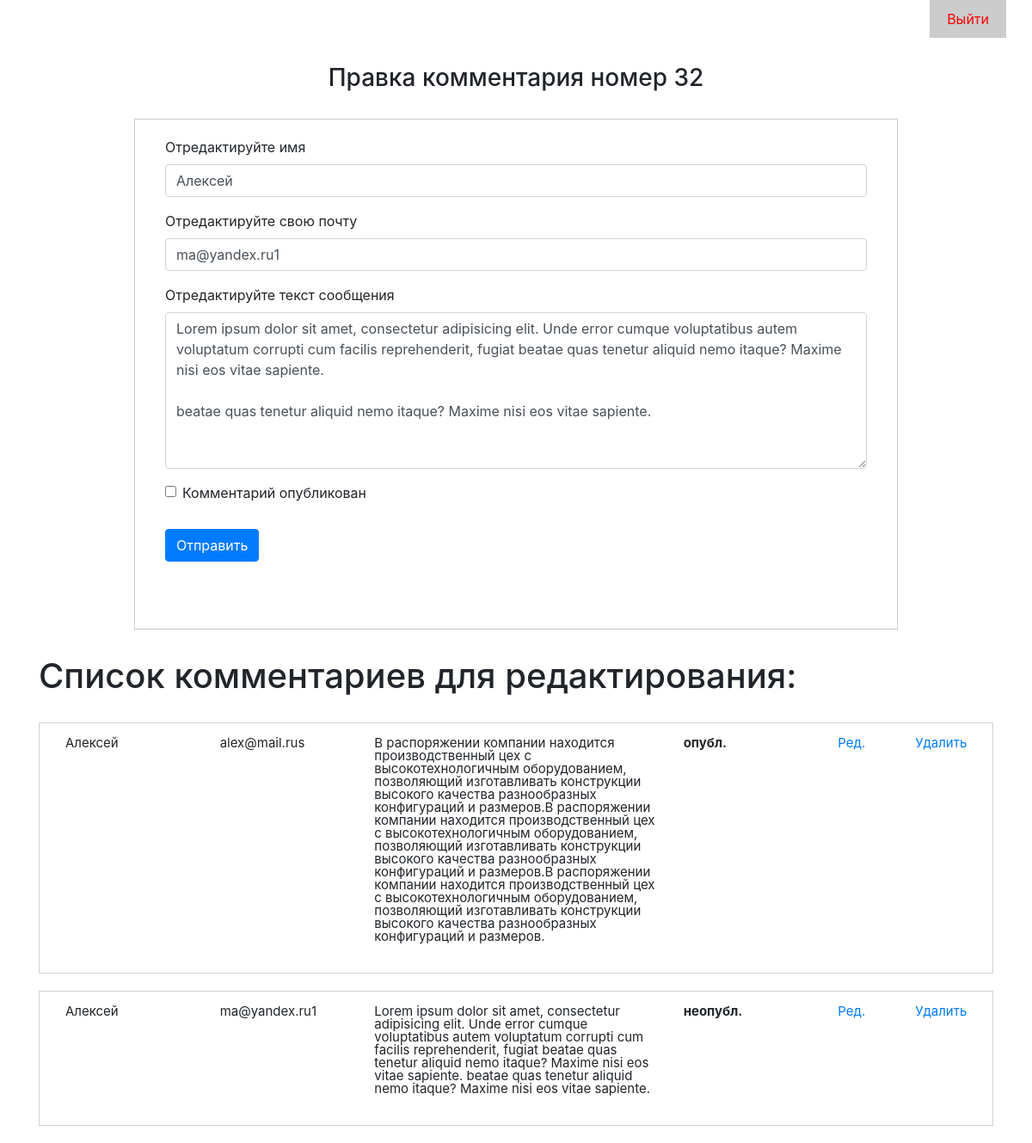
Screenshot of /admin/index.php?edit=32 (signed in) with the database file from the repository.
### tables this page shows
CREATE TABLE `comments` (
  `id` int(5) UNSIGNED NOT NULL,
  `name` varchar(100) DEFAULT NULL,
  `email` varchar(100) NOT NULL,
  `text` text NOT NULL,
  `publish` int(1) UNSIGNED NOT NULL DEFAULT '0'
);

### classes/Admin.php (called while the page is built, shortened)
<?php
class Admin{
	public function getComments() {
        include '../admin/list_comments.php';
	}
}

### admin/list_comments.php (the view)
<? include '../config/config.php';
   $comm = mysqli_query($db, "SELECT * FROM `comments` ORDER BY id DESC"); ?>
<div class="container wrap-comments">
    <h1>Список комментариев для редактирования:</h1>
        <? if(mysqli_num_rows($comm) > 0) : ?>
            <? while ($comments = mysqli_fetch_assoc($comm)){  ?>
    <div class="row">
                <div class="col-lg-2">
                    <?= $comments['name']; ?>
                </div>
                <div class="col-lg-2">
                    <?= $comments['email']; ?>
                </div>
                <div class="col-lg-4">
                    <?= $comments['text']; ?>
                </div>
                <div class="col-lg-2">
                    <? if ($comments['publish'] == 1) : ?>
                        <strong>опубл.</strong>
                    <? else : ?>
                        <strong>неопубл.</strong>
                    <? endif; ?>
                </div>
                <div class="col-lg-1">
                    <a href="?edit=<?= $comments['id'] ?>">Ред.</a>
                </div>
                <div class="col-lg-1">
                    <a class="delComment" href="?del=<?= $comments['id'] ?>">Удалить</a>
                </div>
    </div>
            <? } ?>
        <? endif;?>
</div>

### admin/edit_form.php (shortened to what this page needs)
<? include '../config/config.php';
$edit = $_GET['edit'];
$comment_edit = mysqli_query($db, "SELECT * FROM `comments` WHERE id='$edit' LIMIT 1");
if(mysqli_num_rows($comment_edit) > 0){
    $comment_item = mysqli_fetch_assoc($comment_edit);
    if ($comment_item['publish'] == 1) {
        $publish = 'checked';
    }else{
        $publish = '';
    }
}else{
    exit('<p style="text-align: center; font-weight: 600; margin-top: 40px; color: red;">Комментарий для редактирования не найден...</p><br><a href="/admin" style="text-align: center; display: block; font-weight: 600; margin-top: 40px">Вернуться к списку коментариев</a>');
} ?>
<div class="container editCommentForm">
    <h3>Правка комментария номер <?= $comment_item['id'] ?></h3>
    <div class="row wrapFormComments">
        <form id="CommentEdit" name="CommentEdit" method="POST" class="col-sm-12" action="/admin/">
            <div class="form-group">
                <label for="name">Отредактируйте имя</label>
                <input type="text" class="form-control" id="name" name="name" value="<?= $comment_item['name'] ?>">
            </div>
            <div class="form-group">
                <label for="email">Отредактируйте свою почту</label>
                <input type="email" class="form-control" name="email" id="email" value="<?= $comment_item['email'] ?>">
            </div>
            <div class="form-group">
            <label for="textarea">Отредактируйте текст сообщения</label>
            <textarea class="form-control" name="text" id="text" rows="7"><?= $comment_item['text'] ?></textarea>
    </div>
    <div class="form-check">
        <input class="form-check-input" name="publish_check" type="checkbox" <?= $publish ?> value="1" id="check">
        <label class="form-check-label" for="check">
            Комментарий опубликован
        </label>
    </div>
    <input type="submit" id="submitComment" name="submitComment" class="btn btn-primary mb-2" value="Отправить">
       </form>
    </div></div>

### css/add.css (style rules this page uses)
h1,h2,h3 { margin: 30px 0; }
.wrap-comments .row { margin: 20px 0; border: 1px solid #d2cfcf; padding: 15px; line-height: 1; font-size: 15px; }
.wrap-comments .row>div { margin-bottom: 20px; }
#formComment button[type=submit], #CommentEdit input[type=submit] { margin: 30px 0; }
#formComment, #CommentEdit { margin-bottom: 50px; }
.wrapFormComments { width: 80%; margin: 0 auto; border: 1px solid #cac8c8; padding: 20px; }
.editCommentForm h3 { text-align: center; }

### rows the page displays
comments: id "32", name "Алексей", email "ma@yandex.ru1", text "Lorem ipsum dolor sit amet, consectetur adipisicing elit. Unde error cumque voluptatibus autem voluptatum corrupti cum facilis reprehenderit, fugiat beatae quas tenetur aliquid nemo itaque? Maxime nisi eos vitae sapiente. beatae quas tenetur aliquid nemo itaque? Maxime nisi eos vitae sapiente.", publish "неопубл."
comments: name "Алексей", email "alex@mail.rus", text "В распоряжении компании находится производственный цех с высокотехнологичным оборудованием, позволяющий изготавливать конструкции высокого качества разнообразных конфигураций и размеров.В распоряжении компании находится производственный цех с высокотехнологичным оборудованием, позволяющий изготавливать конструкции высокого качества разнообразных конфигураций и размеров.В распоряжении компании находится производственный цех с высокотехнологичным оборудованием, позволяющий изготавливать конструкции высокого качества разнообразных конфигураций и размеров.", publish "опубл."
